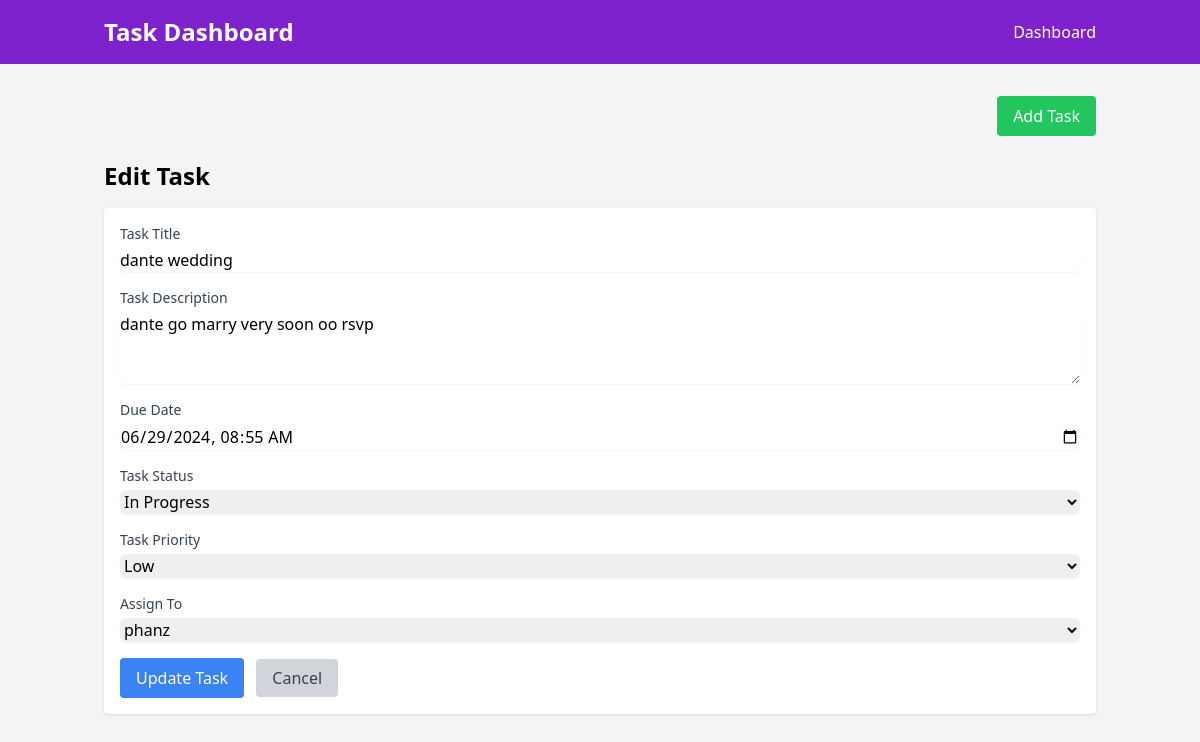
Page /task/2/edit/ (signed in) on the committed database.
### tasks/models.py (models this page shows, shortened)
class Task(models.Model):
    STATUS_CHOICES = [
        ('In Progress', 'In Progress'),
        ('Completed', 'Completed'),
        ('Overdue', 'Overdue'),
    ]
    PRIORITY_CHOICES = [
        ('Low', 'Low'),
        ('Medium', 'Medium'),
        ('High', 'High'),
    ]
    title = models.CharField(max_length=200)
    description = models.TextField()
    due_date = models.DateTimeField()
    status = models.CharField(max_length=20, choices=STATUS_CHOICES, default='In Progress')
    priority = models.CharField(max_length=10, choices=PRIORITY_CHOICES, default='Medium')
    assigned_to = models.ForeignKey(User, on_delete=models.CASCADE, related_name='assigned_tasks')
    created_by = models.ForeignKey(User, on_delete=models.CASCADE, related_name='created_tasks')

### tasks/views.py (the view)
# urls.py: path('task/<int:task_id>/edit/', views.edit_task, name='edit_task'),
@login_required
def edit_task(request, task_id):
    task = get_object_or_404(Task, id=task_id)
    if request.method == 'POST':
        form = TaskForm(request.POST, instance=task)
        if form.is_valid():
            form.save()
            return redirect('dashboard')
    else:
        form = TaskForm(instance=task)
    return render(request, 'tasks/edit_task.html', {'form': form, 'task': task})

### tasks/templates/tasks/edit_task.html (shortened to what this page needs)
{% extends 'base.html' %}
{% block content %}
<h2 class="text-2xl font-bold mb-4">{% if task %}Edit Task{% else %}Create Task{% endif %}</h2>
<div class="bg-white p-4 rounded shadow">
    <form method="post">
        {% for field in form %}
            <div class="mb-4">
                <label for="{{ field.id_for_label }}" class="block text-sm font-medium text-gray-700">{{ field.label }}</label>
                {{ field }}
            </div>
        {% endfor %}
        <button type="submit" class="bg-blue-500 text-white px-4 py-2 rounded hover:bg-blue-600">{% if task %}Update Task{% else %}Create Task{% endif %}</button>
        <a href="{% url 'dashboard' %}" class="bg-gray-300 text-gray-700 px-4 py-2 rounded hover:bg-gray-400 ml-2">Cancel</a>
    </form>
</div>
{% endblock %}

### rows in the picture
Task: form "dante wedding" "dante go marry very soon oo rsvp" "06/29/2024 08:55" "In Progress" "Low" "phanz"

### other values in the picture
{{ field.label }} "Task Title" "Task Description" "Due Date" "Task Status" "Task Priority" "Assign To"
